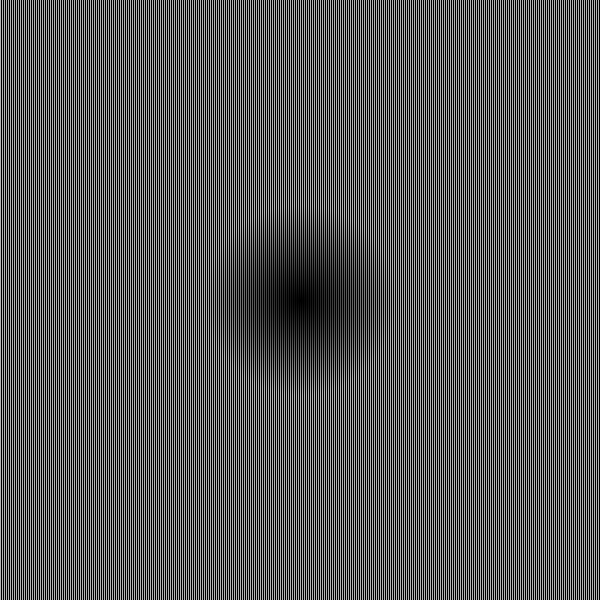
Frame 1 (no input)
Frame 60 (the mouse pressed at the canvas centre just before this capture): identical to frame 1, image omitted
Frame 120 (the mouse held since frame 60 and released just before this capture): identical to frame 1, image omitted

The Processing sketch that drew this single still picture (run headless with seeded random() and noise(); from frame 60 on, the mouse is pressed at the canvas centre):

// Processing sketch: processing_48738
// ── processing_48738.pde

float [][] distancias;
float lasDistancias;


void setup(){
  size(600, 600);
}

void draw(){
  background(0);
  lasDistancias = dist(width/16, height/16, width/2, height/2);
  distancias = new float[width][height];
  for(int i=0; i<height; i++) {
    for(int j=0; j<width; j++) {
      float dist = dist(width/2, height/2, j, i);
      distancias[j][i] = dist/lasDistancias*1000;
    }
  }
  for(int i=0; i<height; i+=1) {
    for(int j=0; j<width; j+=1) {
      stroke(distancias[j][i]);
      point(j++,i);
    }
  }
}
